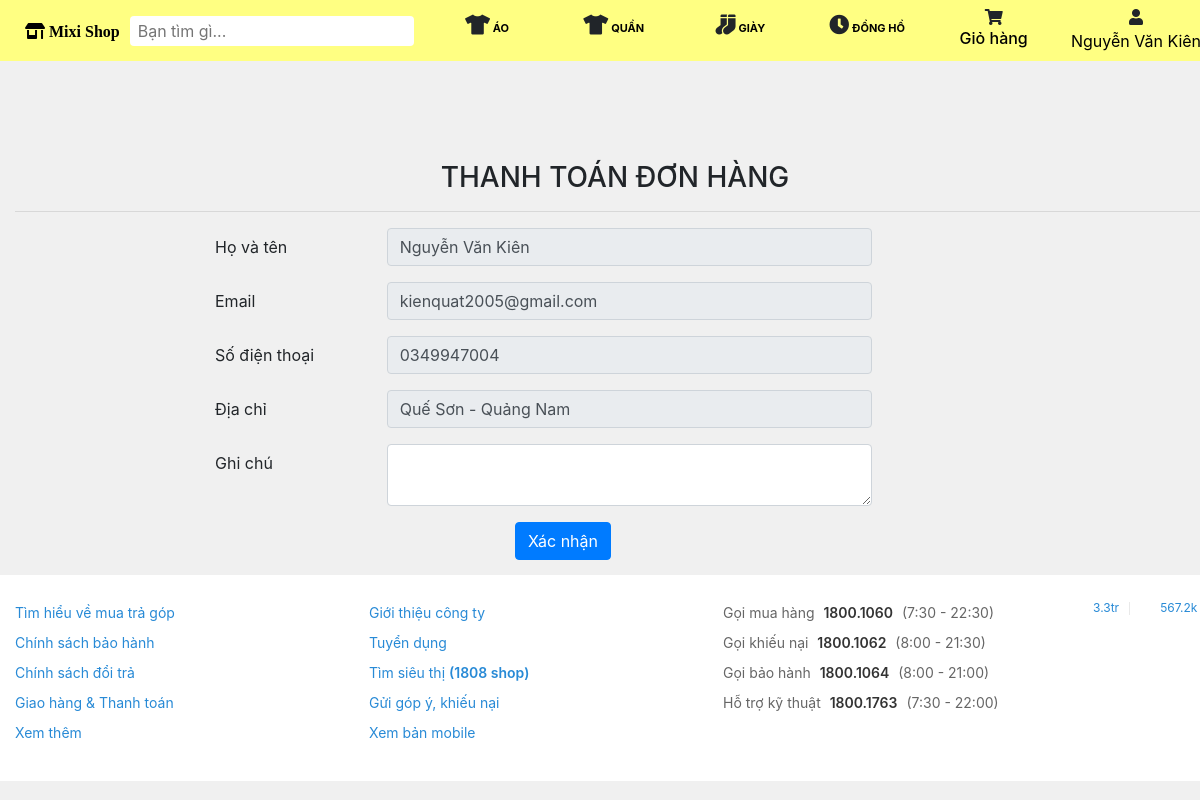
Screenshot of /doanchuyennganh/thanh-toan.php (signed in) with the database file from the repository.
### tables this page shows
CREATE TABLE `category` (
  `id` int(11) NOT NULL,
  `name` varchar(100) DEFAULT NULL,
  `slug` varchar(100) DEFAULT NULL,
  `images` varchar(100) DEFAULT NULL,
  `banner` varchar(100) DEFAULT NULL,
  `active` tinyint(4) DEFAULT 0,
  `status` tinyint(4) DEFAULT 1,
  `class` varchar(100) NOT NULL,
  `created_at` timestamp NOT NULL DEFAULT current_timestamp(),
  `updated_at` timestamp NOT NULL DEFAULT current_timestamp() ON UPDATE current_timestamp()
);

CREATE TABLE `users` (
  `id` int(11) NOT NULL,
  `name` varchar(100) DEFAULT NULL,
  `email` varchar(100) DEFAULT NULL,
  `phone` char(15) DEFAULT NULL,
  `address` varchar(100) DEFAULT NULL,
  `password` varchar(50) DEFAULT NULL,
  `avatar` varchar(100) DEFAULT NULL,
  `status` tinyint(4) DEFAULT 1,
  `created_at` timestamp NULL DEFAULT NULL,
  `updated_at` timestamp NULL DEFAULT NULL ON UPDATE current_timestamp()
);

### doanchuyennganh/lib/funtion.php (called while the page is built, shortened)
<?php
function base_url()
{
    return $url = "http://localhost:8080/cuoiky/";
}

### doanchuyennganh/lib/database.php (called while the page is built, shortened)
<?php
class Database
{
    public $link;
    public function __construct()
    {
        $this->link = mysqli_connect("localhost:3306", "root", "", "cuoiky") or die();
        mysqli_set_charset($this->link, "utf8");
    }
    public function fetchID($table, $id)
    {
        $sql = "SELECT * FROM {$table} WHERE id = $id ";
        $result = mysqli_query($this->link, $sql) or die("Lỗi  truy vấn fetchID " . mysqli_error($this->link));
        return mysqli_fetch_assoc($result);
    }
    public function fetchAll($table)
    {
        $sql = "SELECT * FROM {$table} WHERE 1";
        $result = mysqli_query($this->link, $sql) or die("Lỗi Truy Vấn fetchAll " . mysqli_error($this->link));
        $data = [];
        if ($result) {
            while ($num = mysqli_fetch_assoc($result)) {
                $data[] = $num;
            }
        }
        return $data;
    }
}

### doanchuyennganh/autoload/autoload.php (called while the page is built, shortened)
<?php
require_once __DIR__ . "/../lib/database.php";
require_once __DIR__ . "/../lib/funtion.php";
$db = new Database;
$category = $db->fetchAll("category");

### doanchuyennganh/thanh-toan.php (the view, shortened to what this page needs)
  <?php
      require_once __DIR__. "/autoload/autoload.php";
      $user = $db ->fetchID("users", intval($_SESSION['name_id']));
   ?>
 <?php   require_once __DIR__. "/layouts/header.php"; ?>
<section>
      <div class="container clearfix">
          <div class="text-center" style="padding-top: 100px;">
              <h3>THANH TOÁN ĐƠN HÀNG</h3>
              <hr>
          </div>
          <form style="padding-left: 200px;" action="" method="POST">
            <div class="form-group row">
              <label for="staticEmail" class="col-sm-2 col-form-label">Họ và tên</label>
              <div class="col-sm-6">
                <input type="text"  readonly="" class="form-control" id="staticEmail" name="name" value="<?php echo $user['name'] ?>" placeholder="Nhập họ và tên">
              </div>
            </div>
            <div class="form-group row">
              <label for="staticEmail" class="col-sm-2 col-form-label">Email</label>
              <div class="col-sm-6">
                <input type="email"  readonly="" class="form-control" id="staticEmail"  name="email" value="<?php echo $user['email'] ?>" placeholder="Nhập email">
              </div>
            </div>
             <div class="form-group row">
              <label for="inputPassword" class="col-sm-2 col-form-label">Số điện thoại</label>
              <div class="col-sm-6">
                <input type="number" readonly="" class="form-control" id="inputPassword"  name="phone" value="<?php echo $user['phone'] ?>"
                placeholder="Nhập số điện thoại">
              </div>
            </div>
             <div class="form-group row">
              <label for="inputPassword" class="col-sm-2 col-form-label">Địa chỉ</label>
              <div class="col-sm-6">
                <input type="text" readonly="" class="form-control" id="inputPassword" value="<?php echo $user['address'] ?>"  name="address"
                placeholder="Nhập địa chỉ">
              </div>
            </div>
            <div class="form-group row">
              <label for="inputPassword" class="col-sm-2 col-form-label">Ghi chú</label>
              <div class="col-sm-6">
                <textarea cols="2" class="form-control" name="note"></textarea>
              </div>
            </div>
            <div>
                 <button style="margin-left: 300px" type="submit" class="btn btn-primary">Xác nhận</button>
            </div>
          </form>
      </div>
  </section>
  <?php require_once __DIR__. "/layouts/footer.php"; ?>

### doanchuyennganh/layouts/header.php (shortened to what this page needs)
<!DOCTYPE html>
<html lang="en">
<head>
    <link rel="stylesheet" href="https://stackpath.bootstrapcdn.com/bootstrap/4.3.1/css/bootstrap.min.css">
    <link href="https://stackpath.bootstrapcdn.com/font-awesome/4.7.0/css/font-awesome.min.css" rel="stylesheet">
    <link rel="stylesheet" href="public/frontend/assets/sass/main.css">
    <link rel="stylesheet" href="public/frontend/assets/css/dist/assets/owl.carousel.min.css">
    <link rel="stylesheet" href="public/frontend/assets/css/dist/assets/owl.theme.default.min.css">
    <link href="<?php echo base_url() ?>public/admin/vendor/fontawesome-free/css/all.min.css" rel="stylesheet" type="text/css">
</head>
<body>
         <section class="header" style="background-color: rgb(255, 255, 130)">
                <div class="container">
                    <div class="header-search" style="background-color: rgb(255, 255, 130)">
                        <div>
                            <a href="index.php" class="fas fa-store-alt" style="color:black;font-weight:bold"> Mixi Shop</a>
                        </div>
                         <form class="search-input form-group">
                            <input type="text" class="form-input input-search" placeholder="Bạn tìm gì...">
                            <button class="search-button">
                                <i class="search-icon"></i>
                            </button>
                        </form>
                    </div>
                    <nav class="nav">
                        <ul>
                            <?php foreach ($category as $item): ?>
                                <li class="nav-item">
                                <h3 class="nav-item-title" style="padding-top:10px">
                                    <i class="<?php echo $item['class'] ?>" style="font-size:20px"></i>
                                  <a style="color: black; font-weight: bold;" href="danh-muc-san-pham.php?id=<?php echo $item['id'] ?>">
                                    <?php echo $item['name'] ?></a>
                                </h3>
                                </li>
                            <?php endforeach?>
                             <li class="nav-item" style="text-align: center;">
                                <i class="fa fa-shopping-cart"></i>
                                <h6> <a href="gio-hang.php" style="color: black;"> Giỏ hàng</a></h6>
                            </li>
                            <?php if (isset($_SESSION['name_user'])): ?>
                            <li class="nav-item" style="width: auto; text-align: center;" >
                                    <i  class="fa fa-user"></i>
                                   <div class="dropdown show">
                                        <a style="color: black;" href="" role="button" id="dropdownMenuLink" data-toggle="dropdown" aria-haspopup="true" aria-expanded="false">
                                        <?php echo $_SESSION['name_user']; ?>
                                        </a>
                                </div>
                            </li>
                            <?php endif?>
                        </ul>
                    </nav>
                </div>
            </section>

### doanchuyennganh/public/frontend/assets/sass/main.css (style rules this page uses)
* { margin: 0; padding: 0; }
body { background-color: #f0f0f0; }
li { list-style-type: none; }
a { color: #ffffff; }
h3, h2 { margin-bottom: 0; }
.container { width: 1200px; -webkit-box-sizing: content-box; box-sizing: content-box; }
body { position: relative; }
@media (min-width: 1200px) { .container { max-width: 1200px !important; } }
.header { background-color: aquamarine; }
.header .container { display: -ms-grid; display: grid; -ms-grid-columns: auto 1fr; grid-template-columns: auto 1fr; }
.header-search { background-color: #000000; display: -webkit-box; display: -ms-flexbox; display: flex; -webkit-box-align: center; -ms-flex-align: center; align-items: center; padding: 10px; }
.search-input { margin-left: 10px; margin-bottom: 0 !important; display: -webkit-box; display: -ms-flexbox; display: flex; -webkit-box-align: center; -ms-flex-align: center; align-items: center; }
.input-search { padding: 3px 0 3px 8px; border-radius: 4px 0 0 4px; border: none; }
.search-button { height: 30px; border: none; background-color: #ffffff; padding-right: 8px; border-radius: 0 4px 4px 0; }
.search-icon { background-image: url("https://cdn.thegioididong.com/v2015/Content/desktop/images/V4/icondesktop@1x.png?v=001"); background-position: -160px 0; width: 20px; height: 20px; display: block; }
.nav > ul { -ms-flex-pack: distribute; justify-content: space-around; margin-bottom: 0; }
.nav-item { padding-top: 5px; padding-bottom: 5px; width: 12.5%; cursor: pointer; }
.nav-item-title { text-transform: uppercase; font-size: 11px; text-align: center; }
.nav ul { display: -webkit-box; display: -ms-flexbox; display: flex; height: 100%; width: 100%; }

### rows the page displays
category: name "ÁO"
category: name "QUẦN"
category: name "GIÀY"
category: name "ĐỒNG HỒ"
users: name "Nguyễn Văn Kiên", email "kienquat2005@gmail.com", phone "0349947004", address "Quế Sơn - Quảng Nam"

### other values shown
$_SESSION['name_user'] "Nguyễn Văn Kiên"
